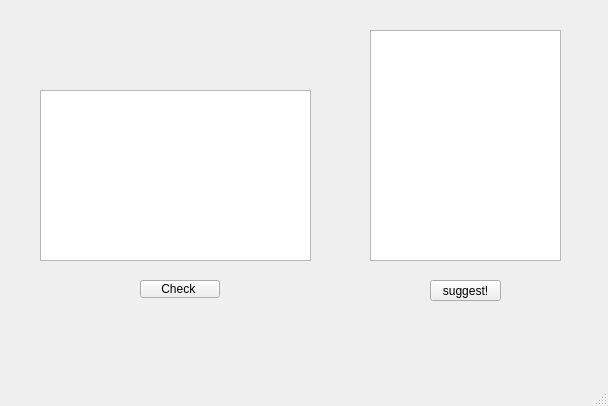
<?xml version="1.0" encoding="UTF-8"?>
<ui version="4.0">
 <class>SpellChecker_Trie</class>
 <widget class="QMainWindow" name="SpellChecker_Trie">
  <property name="geometry">
   <rect>
    <x>0</x>
    <y>0</y>
    <width>608</width>
    <height>406</height>
   </rect>
  </property>
  <property name="windowTitle">
   <string>SpellChecker_Trie</string>
  </property>
  <widget class="QWidget" name="centralwidget">
   <widget class="QTextEdit" name="textEdit">
    <property name="geometry">
     <rect>
      <x>40</x>
      <y>90</y>
      <width>271</width>
      <height>171</height>
     </rect>
    </property>
    <property name="html">
     <string>&lt;!DOCTYPE HTML PUBLIC &quot;-//W3C//DTD HTML 4.0//EN&quot; &quot;http://www.w3.org/TR/REC-html40/strict.dtd&quot;&gt;
&lt;html&gt;&lt;head&gt;&lt;meta name=&quot;qrichtext&quot; content=&quot;1&quot; /&gt;&lt;meta charset=&quot;utf-8&quot; /&gt;&lt;style type=&quot;text/css&quot;&gt;
p, li { white-space: pre-wrap; }
hr { height: 1px; border-width: 0; }
li.unchecked::marker { content: &quot;\2610&quot;; }
li.checked::marker { content: &quot;\2612&quot;; }
&lt;/style&gt;&lt;/head&gt;&lt;body style=&quot; font-family:'Segoe UI'; font-size:9pt; font-weight:400; font-style:normal;&quot;&gt;
&lt;p style=&quot;-qt-paragraph-type:empty; margin-top:0px; margin-bottom:0px; margin-left:0px; margin-right:0px; -qt-block-indent:0; text-indent:0px;&quot;&gt;&lt;br /&gt;&lt;/p&gt;&lt;/body&gt;&lt;/html&gt;</string>
    </property>
   </widget>
   <widget class="QPushButton" name="pushButton">
    <property name="geometry">
     <rect>
      <x>430</x>
      <y>280</y>
      <width>71</width>
      <height>21</height>
     </rect>
    </property>
    <property name="text">
     <string>suggest!</string>
    </property>
   </widget>
   <widget class="QTextBrowser" name="textBrowser">
    <property name="geometry">
     <rect>
      <x>370</x>
      <y>30</y>
      <width>191</width>
      <height>231</height>
     </rect>
    </property>
   </widget>
   <widget class="QPushButton" name="pushButton_2">
    <property name="geometry">
     <rect>
      <x>140</x>
      <y>280</y>
      <width>80</width>
      <height>18</height>
     </rect>
    </property>
    <property name="text">
     <string>Check </string>
    </property>
   </widget>
  </widget>
  <widget class="QMenuBar" name="menubar">
   <property name="geometry">
    <rect>
     <x>0</x>
     <y>0</y>
     <width>608</width>
     <height>17</height>
    </rect>
   </property>
  </widget>
  <widget class="QStatusBar" name="statusbar"/>
  <action name="actionTrying">
   <property name="text">
    <string>Trying</string>
   </property>
   <property name="menuRole">
    <enum>QAction::QuitRole</enum>
   </property>
  </action>
 </widget>
 <resources/>
 <connections/>
</ui>
